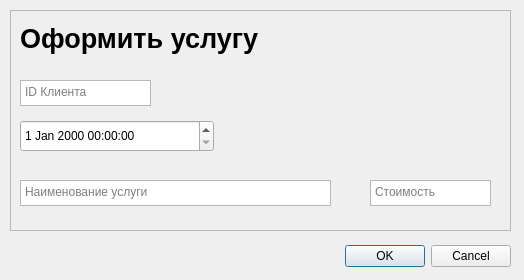
<?xml version="1.0" encoding="UTF-8"?>
<ui version="4.0">
 <class>Dialog_ServiceHist_add</class>
 <widget class="QDialog" name="Dialog_ServiceHist_add">
  <property name="geometry">
   <rect>
    <x>0</x>
    <y>0</y>
    <width>524</width>
    <height>280</height>
   </rect>
  </property>
  <property name="windowTitle">
   <string>Оформление услуги</string>
  </property>
  <property name="styleSheet">
   <string notr="true"/>
  </property>
  <widget class="QDialogButtonBox" name="buttonBox">
   <property name="geometry">
    <rect>
     <x>170</x>
     <y>240</y>
     <width>341</width>
     <height>32</height>
    </rect>
   </property>
   <property name="orientation">
    <enum>Qt::Horizontal</enum>
   </property>
   <property name="standardButtons">
    <set>QDialogButtonBox::Cancel|QDialogButtonBox::Ok</set>
   </property>
  </widget>
  <widget class="QTextEdit" name="te_sh_client">
   <property name="geometry">
    <rect>
     <x>20</x>
     <y>80</y>
     <width>131</width>
     <height>26</height>
    </rect>
   </property>
   <property name="tabletTracking">
    <bool>false</bool>
   </property>
   <property name="contextMenuPolicy">
    <enum>Qt::DefaultContextMenu</enum>
   </property>
   <property name="styleSheet">
    <string notr="true"/>
   </property>
   <property name="inputMethodHints">
    <set>Qt::ImhNone</set>
   </property>
   <property name="frameShape">
    <enum>QFrame::StyledPanel</enum>
   </property>
   <property name="frameShadow">
    <enum>QFrame::Sunken</enum>
   </property>
   <property name="horizontalScrollBarPolicy">
    <enum>Qt::ScrollBarAsNeeded</enum>
   </property>
   <property name="tabChangesFocus">
    <bool>false</bool>
   </property>
   <property name="undoRedoEnabled">
    <bool>true</bool>
   </property>
   <property name="overwriteMode">
    <bool>false</bool>
   </property>
   <property name="acceptRichText">
    <bool>true</bool>
   </property>
   <property name="placeholderText">
    <string>ID Клиента</string>
   </property>
  </widget>
  <widget class="QDateTimeEdit" name="dtpicker_sh_date">
   <property name="geometry">
    <rect>
     <x>20</x>
     <y>120</y>
     <width>194</width>
     <height>32</height>
    </rect>
   </property>
  </widget>
  <widget class="QTextEdit" name="te_sh_service">
   <property name="geometry">
    <rect>
     <x>20</x>
     <y>180</y>
     <width>311</width>
     <height>26</height>
    </rect>
   </property>
   <property name="tabletTracking">
    <bool>false</bool>
   </property>
   <property name="contextMenuPolicy">
    <enum>Qt::DefaultContextMenu</enum>
   </property>
   <property name="styleSheet">
    <string notr="true"/>
   </property>
   <property name="inputMethodHints">
    <set>Qt::ImhNone</set>
   </property>
   <property name="frameShape">
    <enum>QFrame::StyledPanel</enum>
   </property>
   <property name="frameShadow">
    <enum>QFrame::Sunken</enum>
   </property>
   <property name="horizontalScrollBarPolicy">
    <enum>Qt::ScrollBarAsNeeded</enum>
   </property>
   <property name="tabChangesFocus">
    <bool>false</bool>
   </property>
   <property name="undoRedoEnabled">
    <bool>true</bool>
   </property>
   <property name="overwriteMode">
    <bool>false</bool>
   </property>
   <property name="acceptRichText">
    <bool>true</bool>
   </property>
   <property name="placeholderText">
    <string>Наименование услуги</string>
   </property>
  </widget>
  <widget class="QTextEdit" name="te_sh_cost">
   <property name="geometry">
    <rect>
     <x>370</x>
     <y>180</y>
     <width>121</width>
     <height>26</height>
    </rect>
   </property>
   <property name="tabletTracking">
    <bool>false</bool>
   </property>
   <property name="contextMenuPolicy">
    <enum>Qt::DefaultContextMenu</enum>
   </property>
   <property name="styleSheet">
    <string notr="true"/>
   </property>
   <property name="inputMethodHints">
    <set>Qt::ImhNone</set>
   </property>
   <property name="frameShape">
    <enum>QFrame::StyledPanel</enum>
   </property>
   <property name="frameShadow">
    <enum>QFrame::Sunken</enum>
   </property>
   <property name="horizontalScrollBarPolicy">
    <enum>Qt::ScrollBarAsNeeded</enum>
   </property>
   <property name="tabChangesFocus">
    <bool>false</bool>
   </property>
   <property name="undoRedoEnabled">
    <bool>true</bool>
   </property>
   <property name="overwriteMode">
    <bool>false</bool>
   </property>
   <property name="acceptRichText">
    <bool>true</bool>
   </property>
   <property name="placeholderText">
    <string>Стоимость</string>
   </property>
  </widget>
  <widget class="QLabel" name="label">
   <property name="geometry">
    <rect>
     <x>20</x>
     <y>20</y>
     <width>291</width>
     <height>37</height>
    </rect>
   </property>
   <property name="font">
    <font>
     <pointsize>20</pointsize>
     <weight>75</weight>
     <bold>true</bold>
    </font>
   </property>
   <property name="text">
    <string>Оформить услугу</string>
   </property>
  </widget>
  <widget class="QFrame" name="frame">
   <property name="geometry">
    <rect>
     <x>10</x>
     <y>10</y>
     <width>501</width>
     <height>221</height>
    </rect>
   </property>
   <property name="frameShape">
    <enum>QFrame::StyledPanel</enum>
   </property>
   <property name="frameShadow">
    <enum>QFrame::Raised</enum>
   </property>
  </widget>
  <zorder>frame</zorder>
  <zorder>buttonBox</zorder>
  <zorder>te_sh_client</zorder>
  <zorder>dtpicker_sh_date</zorder>
  <zorder>te_sh_service</zorder>
  <zorder>te_sh_cost</zorder>
  <zorder>label</zorder>
 </widget>
 <resources/>
 <connections>
  <connection>
   <sender>buttonBox</sender>
   <signal>accepted()</signal>
   <receiver>Dialog_ServiceHist_add</receiver>
   <slot>accept()</slot>
   <hints>
    <hint type="sourcelabel">
     <x>248</x>
     <y>254</y>
    </hint>
    <hint type="destinationlabel">
     <x>157</x>
     <y>274</y>
    </hint>
   </hints>
  </connection>
  <connection>
   <sender>buttonBox</sender>
   <signal>rejected()</signal>
   <receiver>Dialog_ServiceHist_add</receiver>
   <slot>reject()</slot>
   <hints>
    <hint type="sourcelabel">
     <x>316</x>
     <y>260</y>
    </hint>
    <hint type="destinationlabel">
     <x>286</x>
     <y>274</y>
    </hint>
   </hints>
  </connection>
 </connections>
</ui>
